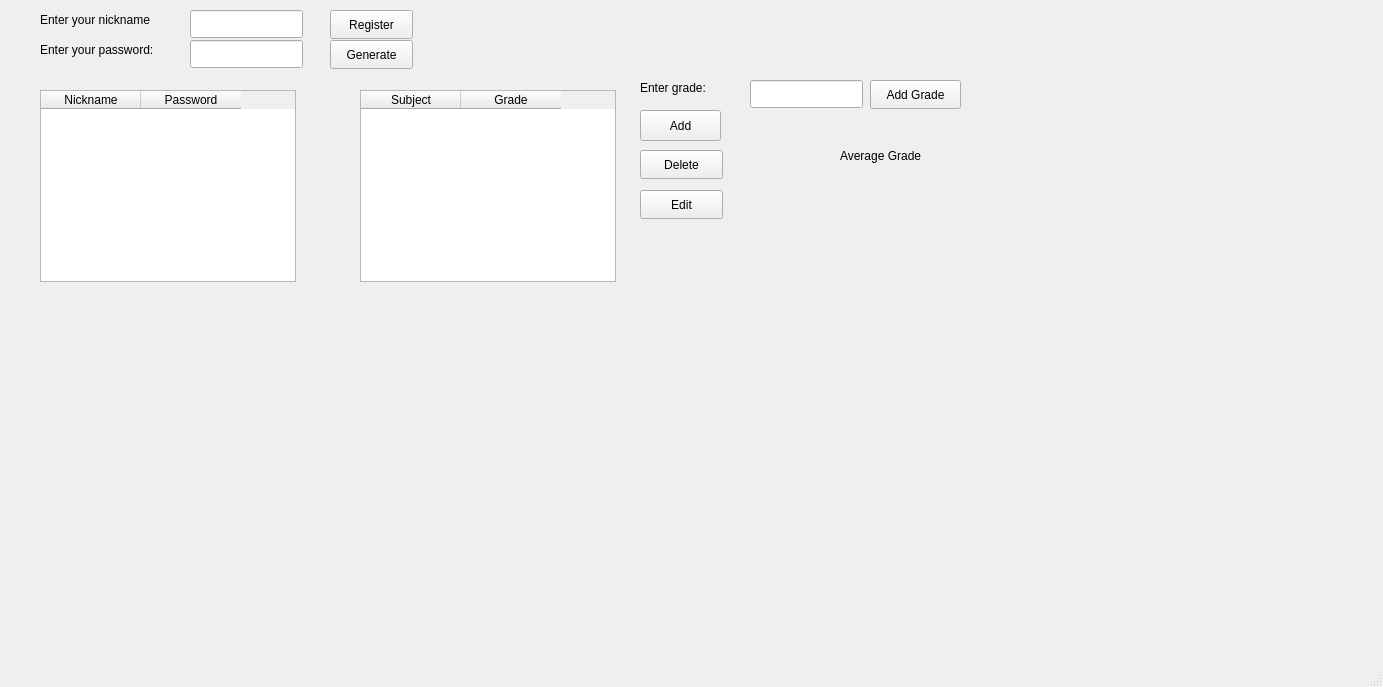
<?xml version="1.0" encoding="UTF-8"?>
<ui version="4.0">
 <class>MainWindow</class>
 <widget class="QMainWindow" name="MainWindow">
  <property name="geometry">
   <rect>
    <x>0</x>
    <y>0</y>
    <width>1383</width>
    <height>687</height>
   </rect>
  </property>
  <property name="windowTitle">
   <string>MainWindow</string>
  </property>
  <widget class="QWidget" name="centralwidget">
   <widget class="QLabel" name="label">
    <property name="geometry">
     <rect>
      <x>40</x>
      <y>10</y>
      <width>141</width>
      <height>20</height>
     </rect>
    </property>
    <property name="text">
     <string>Enter your nickname</string>
    </property>
   </widget>
   <widget class="QLineEdit" name="lineEditUsername">
    <property name="geometry">
     <rect>
      <x>190</x>
      <y>10</y>
      <width>113</width>
      <height>28</height>
     </rect>
    </property>
   </widget>
   <widget class="QPushButton" name="buttonRegister">
    <property name="geometry">
     <rect>
      <x>330</x>
      <y>10</y>
      <width>83</width>
      <height>29</height>
     </rect>
    </property>
    <property name="text">
     <string>Register</string>
    </property>
   </widget>
   <widget class="QTableWidget" name="tableWidgetPasswords">
    <property name="geometry">
     <rect>
      <x>40</x>
      <y>90</y>
      <width>256</width>
      <height>192</height>
     </rect>
    </property>
    <column>
     <property name="text">
      <string>Nickname</string>
     </property>
    </column>
    <column>
     <property name="text">
      <string>Password</string>
     </property>
    </column>
   </widget>
   <widget class="QPushButton" name="buttonAdd">
    <property name="geometry">
     <rect>
      <x>640</x>
      <y>110</y>
      <width>81</width>
      <height>31</height>
     </rect>
    </property>
    <property name="text">
     <string>Add</string>
    </property>
   </widget>
   <widget class="QPushButton" name="buttonDelete">
    <property name="geometry">
     <rect>
      <x>640</x>
      <y>150</y>
      <width>83</width>
      <height>29</height>
     </rect>
    </property>
    <property name="text">
     <string>Delete</string>
    </property>
   </widget>
   <widget class="QPushButton" name="buttonEdit">
    <property name="geometry">
     <rect>
      <x>640</x>
      <y>190</y>
      <width>83</width>
      <height>29</height>
     </rect>
    </property>
    <property name="text">
     <string>Edit</string>
    </property>
   </widget>
   <widget class="QPushButton" name="buttonGenerate">
    <property name="geometry">
     <rect>
      <x>330</x>
      <y>40</y>
      <width>83</width>
      <height>29</height>
     </rect>
    </property>
    <property name="text">
     <string>Generate</string>
    </property>
   </widget>
   <widget class="QLineEdit" name="lineEditGrade">
    <property name="geometry">
     <rect>
      <x>750</x>
      <y>80</y>
      <width>113</width>
      <height>28</height>
     </rect>
    </property>
   </widget>
   <widget class="QPushButton" name="addGradeButton">
    <property name="geometry">
     <rect>
      <x>870</x>
      <y>80</y>
      <width>91</width>
      <height>29</height>
     </rect>
    </property>
    <property name="text">
     <string>Add Grade</string>
    </property>
   </widget>
   <widget class="QLabel" name="labelAverage">
    <property name="geometry">
     <rect>
      <x>840</x>
      <y>130</y>
      <width>211</width>
      <height>51</height>
     </rect>
    </property>
    <property name="text">
     <string>Average Grade</string>
    </property>
   </widget>
   <widget class="QLabel" name="label_3">
    <property name="geometry">
     <rect>
      <x>640</x>
      <y>80</y>
      <width>191</width>
      <height>16</height>
     </rect>
    </property>
    <property name="text">
     <string>Enter grade:</string>
    </property>
   </widget>
   <widget class="QTableWidget" name="tableWidgetGrades">
    <property name="geometry">
     <rect>
      <x>360</x>
      <y>90</y>
      <width>256</width>
      <height>192</height>
     </rect>
    </property>
    <column>
     <property name="text">
      <string>Subject</string>
     </property>
    </column>
    <column>
     <property name="text">
      <string>Grade</string>
     </property>
    </column>
   </widget>
   <widget class="QLabel" name="label_4">
    <property name="geometry">
     <rect>
      <x>40</x>
      <y>40</y>
      <width>141</width>
      <height>20</height>
     </rect>
    </property>
    <property name="text">
     <string>Enter your password: </string>
    </property>
   </widget>
   <widget class="QLineEdit" name="lineEditPassword">
    <property name="geometry">
     <rect>
      <x>190</x>
      <y>40</y>
      <width>113</width>
      <height>28</height>
     </rect>
    </property>
   </widget>
  </widget>
  <widget class="QMenuBar" name="menubar">
   <property name="geometry">
    <rect>
     <x>0</x>
     <y>0</y>
     <width>1383</width>
     <height>25</height>
    </rect>
   </property>
  </widget>
  <widget class="QStatusBar" name="statusbar"/>
 </widget>
 <resources/>
 <connections/>
</ui>
